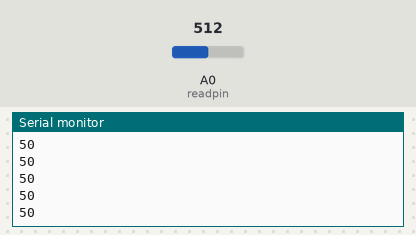
A sketch run on a simulated Arduino Uno, built with avr-gcc and run on an emulated ATmega328P. On the bench: the last lines printed to the serial monitor. The test bench sets the inputs (shaded band); at power-on: A0 (readpin) = 512.

Above: at 1.2 s.
1.3 s: A0 (readpin) set to 716
At 1.68 s:
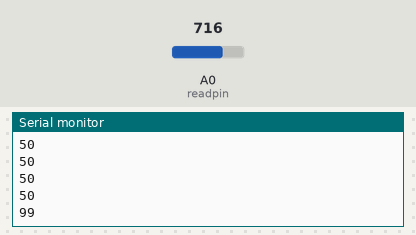
2.8 s: A0 (readpin) set to 511
At 2.93 s:
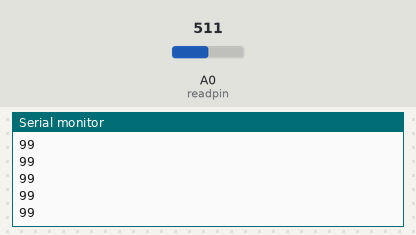
Timing chart, 0 to 5.8 s (numbered marks = the images above; inputs shaded):
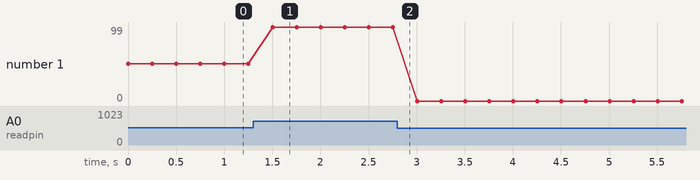

Measured:
- after the input at 1.3 s, the serial monitor: prints a new line after 0.20 s (image 1)
- plotted number 1: 50 → 99 after the input at 1.3 s, 99 → 0 after the input at 2.8 s

The sketch:

week4_1.ino
```cpp
int readpin=A0, maxVal=0, minVal=1023;
int val, outputVal;

void setup() {
  // put your setup code here, to run once:

  pinMode(readpin,INPUT);
  Serial.begin(9600);

}

void loop() {
  // put your main code here, to run repeatedly:

  val = analogRead(readpin);
  if(val > maxVal) maxVal = val + 1;
  if(val < minVal) minVal = val - 1;
  outputVal = map(val, minVal, maxVal, 0, 100);
  Serial.println(outputVal);
  delay(250);

}
```
